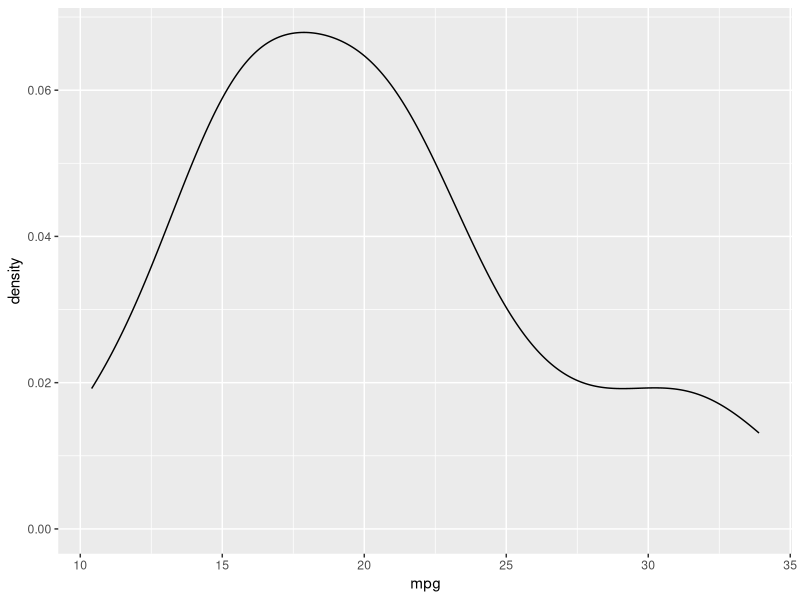
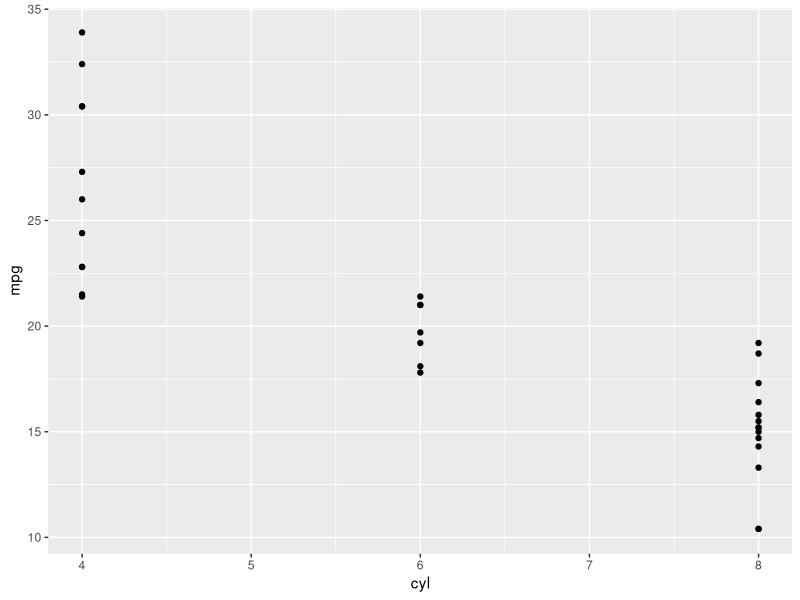
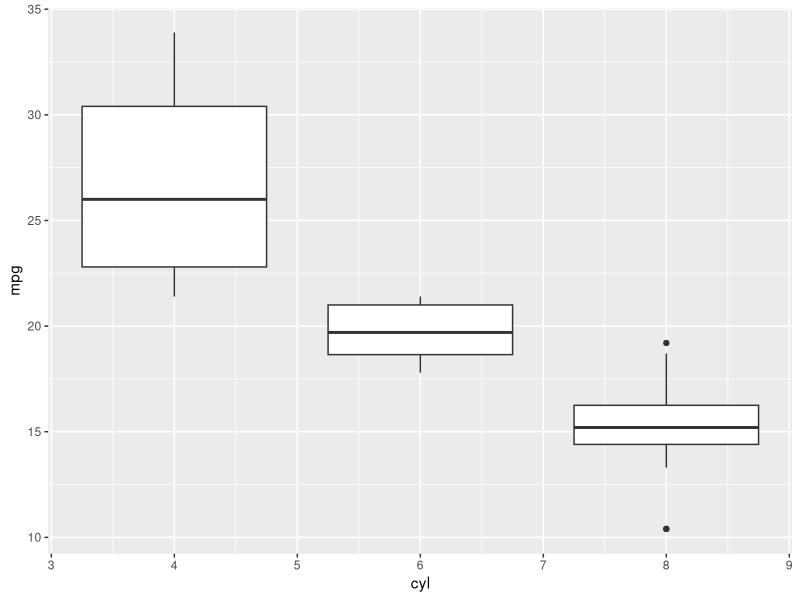

Write the R code that produced these figures, in order.
## ---- chunk 1
data <- mtcars
## ---- chunk 2
summary(data$mpg)
## ---- chunk 3
# plot(density(data$mpg))
## ---- chunk 4
library(ggplot2)
## ---- chunk 5
ggplot(data = data, aes(x = mpg)) +
  geom_density()
## ---- chunk 6
mean(data$mpg)
median(data$mpg)
## ---- chunk 7
library(ggplot2)
## ---- chunk 8
ggplot(
  data = data,
  aes(x = cyl, y = mpg)
) +
  geom_point()
## ---- chunk 9
ggplot(
  data = mtcars,
  aes(x = cyl, y = mpg, group = cyl)
) +
  geom_boxplot()
## ---- chunk 10
x <- 2
